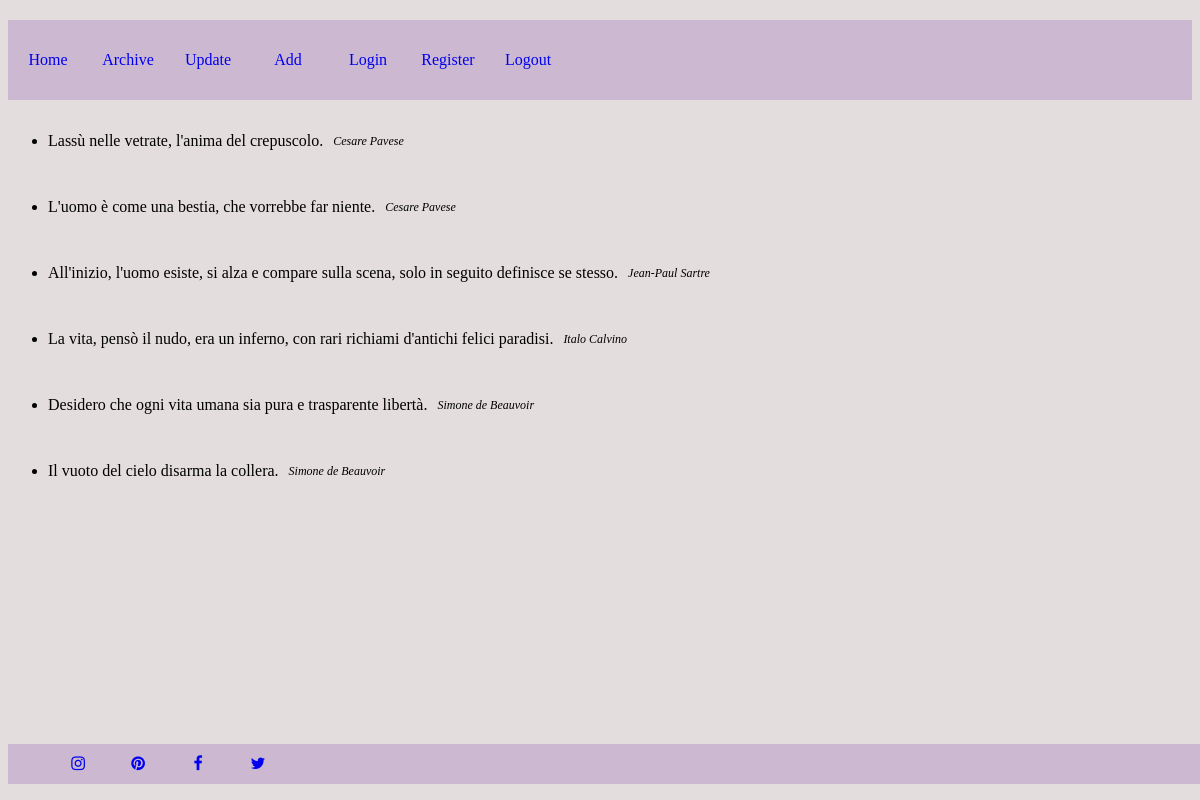
Page /archive on the committed database.
### app.py (models this page shows)
class Citation(db.Model):
    id = db.Column(db.Integer, primary_key = True)
    name = db.Column(db.String(20), index = True, unique = False)
    surname = db.Column(db.String(20), index = True, unique = False)
    quote = db.Column(db.String(200), index = True, unique = True)

### app.py (the view)
@app.route("/archive")
def archive():
    citations = Citation.query.all()
    return render_template("archive.html", template_citations = citations)

### templates/archive.html
{% extends "base.html" %}
{% block content%}
{% for citation in template_citations %}
<ul>
   <li>
       <div id = quote>
           <p>{{ citation.quote}}</p><cite>{{ citation.name}} {{citation.surname}}</cite>
        </div>
    </li>
</ul>
{% endfor %}
{% endblock %}

### templates/base.html
<!DOCTYPE html>
<html>
    <head>
        <link rel="stylesheet" href="{{ url_for('static', filename='css/style.css') }}">
        <link rel= "stylesheet" href = "https://stackpath.bootstrapcdn.com/font-awesome/4.7.0/css/font-awesome.min.css">
    </head>
    <body>
        <div id = "page">
            <div id = "header">
                <div id = "nav">
                    <ul>
                        <li><a href ="{{ url_for('home')}}" >Home</a></li>
                        <li><a href = "{{ url_for('archive')}}">Archive</a></li>
                        <li><a href = "{{ url_for('update')}}">Update</a></li>
                        <li><a href= "{{ url_for('add')}}">Add</a></li>
                        <li><a href= "{{ url_for('login')}}">Login</a></li>
                        <li><a href= "{{ url_for('register')}}">Register</a></li>
                        <li><a href= "{{ url_for('logout')}}">Logout</a></li>
                    </ul>
                </div>
            </div>
            <div id = "content">{% block content %}{% endblock %}</div>
            <footer><ul>
                <li><a href = "https://www.instagram.com/?hl=it" target = "_blank"><i class="fa fa-instagram" aria-hidden: "true"></i></a></li>
                <li><a href = "https://www.pinterest.it/" target = "_blank"><i class="fa fa-pinterest" aria-hidden: "true"></i></a></li>
                <li><a href = "https://it-it.facebook.com/" target = "_bank"><i class="fa fa-facebook" aria-hidden: "true"></i></a></li>
                <li><a href = "https://twitter.com/twitter" target = "_blank"><i class="fa fa-twitter" aria-hidden: "true"></i></a></li>
            </ul></footer>
        </div>
    </body>
</html>

### static/css/style.css (style rules this page uses)
body { background-color:rgb(228, 221,221); font-family: Georgia, 'Times New Roman', Times, serif; }
#nav ul { width: 100%; height: 80px; margin-top: 20px; padding: 0; background-color: rgb(204, 184, 209); }
#nav li { display: block; float: left; width: 80px; height: 80px; display: flex; align-items: center; justify-content: center; text-decoration: none; }
footer ul { position: fixed; width: 100%; height: 40px; background-color: rgb(204, 184, 209); bottom: 0px; }
footer li { float: left; height: 40px; width: 60px; display: flex; align-items: center; justify-content: center; text-decoration: none; }
#nav li a:link { text-decoration: none; }
cite { font-size: 12px; margin: 0px 10px 0px 10px }
div#quote { display: flex; align-items: center; justify-content: left; margin-top: 15px; }

### rows in the picture
Citation: quote "Lassù nelle vetrate, l'anima del crepuscolo.", name "Cesare", surname "Pavese"
Citation: quote "L'uomo è come una bestia, che vorrebbe far niente.", name "Cesare", surname "Pavese"
Citation: quote "All'inizio, l'uomo esiste, si alza e compare sulla scena, solo in seguito definisce se stesso.", name "Jean-Paul", surname "Sartre"
Citation: quote "La vita, pensò il nudo, era un inferno, con rari richiami d'antichi felici paradisi.", name "Italo", surname "Calvino"
Citation: quote "Desidero che ogni vita umana sia pura e trasparente libertà.", name "Simone", surname "de Beauvoir"
Citation: quote "Il vuoto del cielo disarma la collera.", name "Simone", surname "de Beauvoir"
